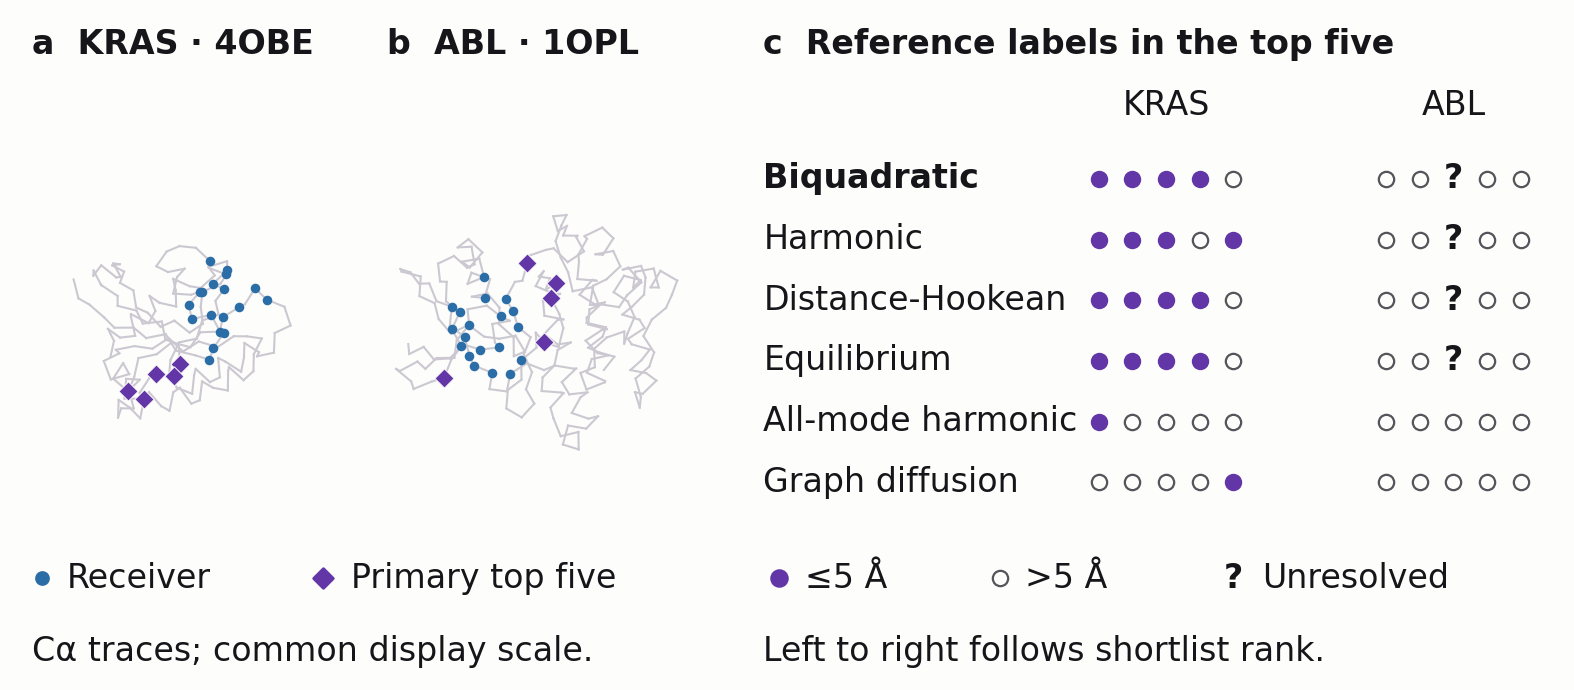

Generate this figure with Python:
#!/usr/bin/env python3
"""Paper-native 493 × 216 pt comparison; self-contained verified data JSON."""
from pathlib import Path
import hashlib,json
import numpy as np
import matplotlib
matplotlib.use('Agg')
import matplotlib.pyplot as plt
from matplotlib.lines import Line2D
P=Path(__file__).resolve().parent
data=json.loads((P/'protein-comparison-data.json').read_text())
ink='#16161A';violet='#6336A7';blue='#2B6DA6';paper='#FDFDFB';gray='#CCC8D1';muted='#56545A'
plt.rcParams.update({'font.family':'DejaVu Sans','font.size':10.4,'svg.fonttype':'none','pdf.fonttype':42,'figure.facecolor':paper,'axes.facecolor':paper,'text.color':ink})
fig=plt.figure(figsize=(493/72,216/72));ax=fig.add_axes([0,0,1,1]);ax.set_xlim(0,493);ax.set_ylim(0,216);ax.set_axis_off()
def text(x,y,s,**kwargs):return ax.text(x,y,s,fontsize=10.4,**kwargs)
projected={};views={}
for name,t in data['targets'].items():
    xyz=np.array(t['coordinates_A']);center=xyz.mean(axis=0);_,_,v=np.linalg.svd(xyz-center,full_matrices=False)
    for j in range(3):
        if v[j,np.argmax(np.abs(v[j]))]<0:v[j]*=-1
    projected[name]=(xyz-center)@v[:2].T
    views[name]={'center_A':center.tolist(),'orthographic_view_rows':v[:2].tolist(),'method':'Principal-axis orthographic view, with deterministic largest-component signs; no conformation change.'}
# Both traces use exactly the same point-per-Å display scale.
maxwidth=max(np.ptp(x[:,0]) for x in projected.values());maxheight=max(np.ptp(x[:,1]) for x in projected.values());scale=min(88/maxwidth,119/maxheight)
for letter,name,cx in [('a','KRAS',57),('b','ABL',168)]:
    t=data['targets'][name];xy=projected[name];xy-=.5*(xy.max(axis=0)+xy.min(axis=0));xy=xy*scale+np.array([cx,112]);ids=np.array(t['canonical']);receiver=np.array(t['receiver_indices']);top=np.array([np.flatnonzero(ids==p)[0] for p in t['primary_top5']])
    text(cx-47,202,letter+'  '+name+' · '+t['input_pdb'],fontweight='bold',va='center')
    for i in range(len(ids)-1):
        if ids[i+1]==ids[i]+1:ax.plot(xy[i:i+2,0],xy[i:i+2,1],color=gray,lw=.65,zorder=1)
    ax.scatter(xy[receiver,0],xy[receiver,1],s=9,color=blue,linewidths=0,zorder=2)
    ax.scatter(xy[top,0],xy[top,1],s=18,color=violet,marker='D',linewidths=.3,edgecolors=paper,zorder=3)
text(239,202,'c  Reference labels in the top five',fontweight='bold',va='center')
text(365,180,'KRAS',ha='center');text(455,180,'ABL',ha='center')
row_ys=[160,141,122,103,84,65]
for y,row in zip(row_ys,data['rows']):
    text(239,y,row['method'],va='center',fontweight='bold' if row['method']=='Biquadratic' else 'normal')
    for target,start in [('KRAS',344),('ABL',434)]:
        for rank,state in enumerate(row[target]['states']):
            x=start+rank*10.5
            if state=='contact':ax.scatter(x,y,s=23,color=violet,edgecolors=violet,linewidths=.65,zorder=4)
            elif state=='observed_noncontact':ax.scatter(x,y,s=23,facecolors=paper,edgecolors=muted,linewidths=.7,zorder=4)
            elif state=='unknown':text(x,y,'?',ha='center',va='center',fontweight='bold')
            else:raise ValueError(state)
ax.scatter(13,35,s=13,color=blue);text(21,35,'Receiver',va='center')
ax.scatter(101,35,s=18,color=violet,marker='D');text(110,35,'Primary top five',va='center')
text(10,12,'Cα traces; common display scale.',va='center')
ax.scatter(244,35,s=23,color=violet);text(252,35,'≤5 Å',va='center')
ax.scatter(313,35,s=23,facecolors=paper,edgecolors=muted,linewidths=.7);text(321,35,'>5 Å',va='center')
text(386,35,'?',ha='center',va='center',fontweight='bold');text(395,35,'Unresolved',va='center')
text(239,12,'Left to right follows shortlist rank.',va='center')
fig.canvas.draw();renderer=fig.canvas.get_renderer();issues=[]
for t in ax.texts:
    box=t.get_window_extent(renderer)
    if box.x0<-.25 or box.y0<-.25 or box.x1>fig.bbox.width+.25 or box.y1>fig.bbox.height+.25:issues.append(t.get_text())
assert not issues,issues
for ext in ['pdf','svg','png']:fig.savefig(P/f'protein-comparison.{ext}',dpi=230)
views.update({'shared_points_per_A':scale,'figure_size_pt':[493,216],'minimum_text_font_pt':10.4,'no_text_clipped_at_figure_boundary':True,'structure_scope':'Static retained input nodes only; reference ligands are not drawn or overlaid.','label_scope':'Filled marker: a reference heavy-atom contact≤5Å. Open marker: observed beyond5Å. Question mark: unresolved reference position. The five markers follow prediction order.'})
def sha(p):return hashlib.sha256(p.read_bytes()).hexdigest()
(P/'protein-comparison-receipt.json').write_text(json.dumps({'views_and_checks':views,'source_data_sha256':sha(P/'protein-comparison-data.json'),'code_sha256':sha(Path(__file__)),'outputs':{f'protein-comparison.{ext}':sha(P/f'protein-comparison.{ext}') for ext in ['pdf','svg','png']}},indent=2)+'\n')
print(json.dumps(views,indent=2))
